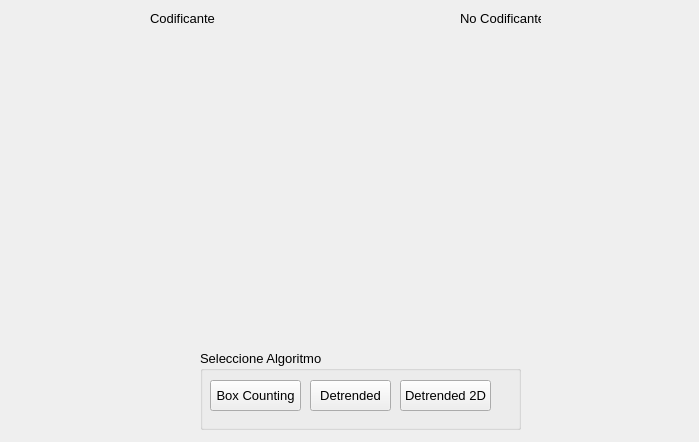
<?xml version="1.0" encoding="UTF-8"?>
<ui version="4.0">
 <class>FormImg</class>
 <widget class="QWidget" name="FormImg">
  <property name="geometry">
   <rect>
    <x>0</x>
    <y>0</y>
    <width>699</width>
    <height>442</height>
   </rect>
  </property>
  <property name="windowTitle">
   <string>Imagenes</string>
  </property>
  <widget class="QLabel" name="label_3">
   <property name="geometry">
    <rect>
     <x>150</x>
     <y>10</y>
     <width>71</width>
     <height>16</height>
    </rect>
   </property>
   <property name="font">
    <font>
     <pointsize>10</pointsize>
    </font>
   </property>
   <property name="text">
    <string>Codificante</string>
   </property>
  </widget>
  <widget class="QLabel" name="label_4">
   <property name="geometry">
    <rect>
     <x>460</x>
     <y>10</y>
     <width>81</width>
     <height>16</height>
    </rect>
   </property>
   <property name="font">
    <font>
     <pointsize>10</pointsize>
    </font>
   </property>
   <property name="text">
    <string>No Codificante</string>
   </property>
  </widget>
  <widget class="QGroupBox" name="groupBox">
   <property name="geometry">
    <rect>
     <x>200</x>
     <y>350</y>
     <width>321</width>
     <height>80</height>
    </rect>
   </property>
   <property name="font">
    <font>
     <pointsize>10</pointsize>
    </font>
   </property>
   <property name="title">
    <string>Seleccione Algoritmo</string>
   </property>
   <widget class="QPushButton" name="btnBoxCounting">
    <property name="geometry">
     <rect>
      <x>10</x>
      <y>30</y>
      <width>91</width>
      <height>31</height>
     </rect>
    </property>
    <property name="text">
     <string>Box Counting</string>
    </property>
   </widget>
   <widget class="QPushButton" name="btnDetrrended">
    <property name="geometry">
     <rect>
      <x>110</x>
      <y>30</y>
      <width>81</width>
      <height>31</height>
     </rect>
    </property>
    <property name="text">
     <string>Detrended</string>
    </property>
   </widget>
   <widget class="QPushButton" name="btnDetrended2D">
    <property name="geometry">
     <rect>
      <x>200</x>
      <y>30</y>
      <width>91</width>
      <height>31</height>
     </rect>
    </property>
    <property name="text">
     <string>Detrended 2D</string>
    </property>
   </widget>
  </widget>
  <widget class="QLabel" name="labelImgCod">
   <property name="geometry">
    <rect>
     <x>30</x>
     <y>40</y>
     <width>301</width>
     <height>271</height>
    </rect>
   </property>
   <property name="text">
    <string/>
   </property>
  </widget>
  <widget class="QLabel" name="labelImgNoCod">
   <property name="geometry">
    <rect>
     <x>360</x>
     <y>40</y>
     <width>301</width>
     <height>271</height>
    </rect>
   </property>
   <property name="text">
    <string/>
   </property>
  </widget>
 </widget>
 <resources>
  <include location="ctt.qrc"/>
 </resources>
 <connections/>
</ui>
